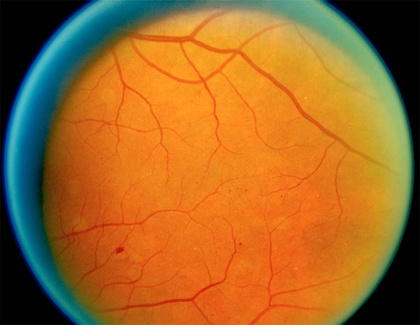
%> input picture Project 2/retina1.jpg, 420 x 325 px, shrunk from 800 x 619 before the run
$ octave Proj2.m   (GNU Octave 9; MATLAB toolbox functions it lacks are replaced by stand-ins)
%> lines starting %> are read from the running program, lines starting %| are printed output that depends on the picture; in (x1, y1, x2, y2) boxes, pixels count from 0 and x2, y2 are one past the last pixel; in counts of white or black regions, pixels touching at a corner belong together; the program's own positions count from 1
clc;
close all;
% start creating alpha (primary) kernel for matched filter
% spliting the kernel equation into three terms t1,t2,m0
% before that define standard deviation variable d

d = input("Enter the value of standard deviation");
%> the answer given: 3
%k  = input("Enter the size of kernel");
k = 21;
c = (k+1)/2;
t1 = 1/(sqrt(2*pi*(d^2)));
sum = 0;

%1/sqrt(2*pi*s)*exp(-t.^2/(2*s.^2))
%G0 = repmat(x,L,1);


for i1 = 1:k
    for j1 = 1:k
        t2 = exp((-(j1-c)^2)/2*(d^2));
        G0(i1,j1) = -(t1*t2);
        sum = sum + G0(i1,j1);
    end
end

% defining value of m0 which helps to make average of the kernel as zero
m0 = mean(G0,'all');%sum/(k*k);
G = G0 - m0;
% G0 is guassian primary kernel for matched filter

L = imread("retina1.jpg");
%> L is the input picture: size 325x420x3 uint8; mean R, G, B 160.2, 104.3, 41.8
L1= double(L(:,:,2))/255;        %read only green channel
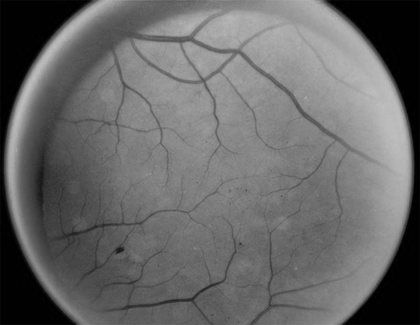
%> L1: size 325x420 double; min 0, max 0.749, mean 0.409

% producing matched filters set
%doing with loop
angle = 0;
W =12;
G1 = cell(W,1);
for i=1:W
    G1{i} = imrotate(G,angle,"bicubic","crop");
    angle = angle+15;
end

% resulted set of filtered images

I = cell(W,1);

for i=1:W
    I{i} = conv2(L1,G1{i},"same");
end
%> after the loop, I = 12 items

% fusing of all filtered images into a single image by selecting maximum
%pixel value of all the images

[X,Y]=size(L1);
%> X = 325; Y = 420

Isample= cat(3,I{1},I{2},I{3},I{4},I{5},I{6},I{7},I{8},I{9},I{10},I{11},I{12});
Ifusion = max(Isample,[],3);
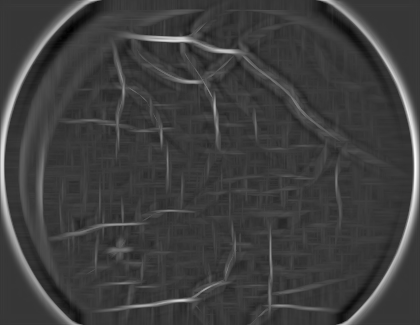
%> Ifusion: size 325x420 double; min -0.179, max 0.654, mean 0.0266; drawn with min black and max white

% Imax is new fusioned filtered image
Inew = Ifusion;  %duplicating of the image
% tresholding the image and converting the treshold image into binary
level= graythresh(Inew);
%> level = 0.165
BW = imbinarize(Inew,level);
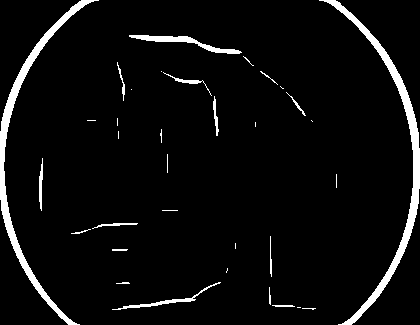
%> BW: size 325x420 logical; 5.1% white; 34 white regions (17 under 20 px), largest, box (x1, y1, x2, y2) and area: (319, 0, 420, 325) 2677, (0, 0, 99, 325) 2496, (129, 35, 242, 54) 550
treshold = BW; % making a copy of the image
% length filtering

[V,NUM] = bwlabel(BW,4);
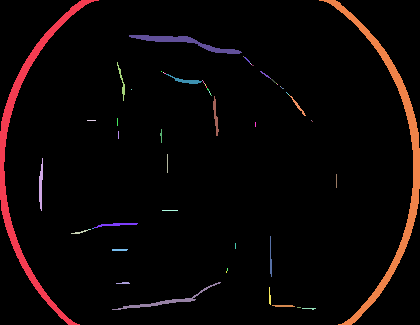
%> V: size 325x420 double; 64 distinct labels, from 0 to 63; one colour per label, 0 black
%> NUM = 63

for i=1:NUM
    [r, c]=find(V==i);
    [rn, r2]=size(r);
    if rn<100              % the threshold of length filtering
        BW(r,c)=0;               % remove edge contours with less 100 pixels
    end
end
%> this loop made 63 passes
%> (r, c, rn) on passes 4, 5, 6, 12, 13, 15, 17: ([121; 121; 121; 121; 121; 121; 121; 121; 121], [88; 89; 90; 91; 92; 93; 94; 95; 96], 9), ([230; 230; 230], [89; 90; 91], 3), ([229; 229], [93; 94], 2), ([119; 120; 121; 122; 123; 124; 125; 126], [118; 118; 118; 118; 118; 118; 118; 118], 8), ([132; 133; 134; 135; 136; 137; 138; 139], [119; 119; 119; 119; 119; 119; 119; 119], 8), (90, 132, 1), (72, 162, 1)
%> rn on passes 1, 2, 3, 7, 8, 9: 2496, 133, 26, 92, 31, 303
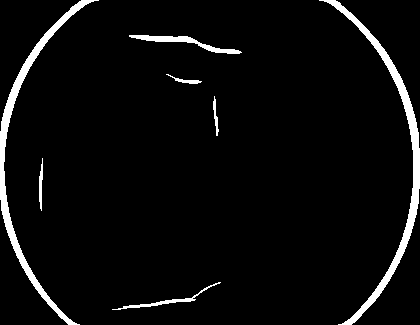
%> BW: size 325x420 logical; 4.7% white; 7 white regions, largest, box (x1, y1, x2, y2) and area: (319, 0, 420, 325) 2677, (0, 0, 99, 325) 2496, (129, 35, 242, 54) 550

%Thinning the edges of the image
Thin = bwmorph(BW,'thin');
%> Thin: size 325x420 logical; 3.2% white; 7 white regions, largest, box (x1, y1, x2, y2) and area: (319, 0, 419, 325) 1998, (1, 0, 99, 325) 1817, (129, 36, 242, 53) 328

% superimposing image
SI = imfuse(L,Thin,'blend');
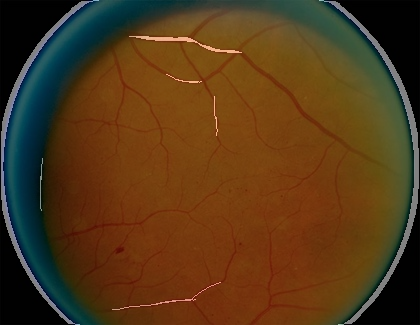
%> SI: size 325x420x3 uint8; mean R, G, B 84.5, 56.5, 25.3

figure(1);
subplot(2,2,1),imshow(L);    % the original image
hold on;
title("Original image");
subplot(2,2,2),imshow(BW);    % the matched filtered image
hold on;
title("Match filtered image");
subplot(2,2,3),imshow(Thin);    % Thinning result
hold on;
title("Thinning Result");
subplot(2,2,4),imshow(SI);    % the superimposed result
hold on;
title("superimposed image")
figure(2);
subplot(2,1,1),
imshow(Inew);
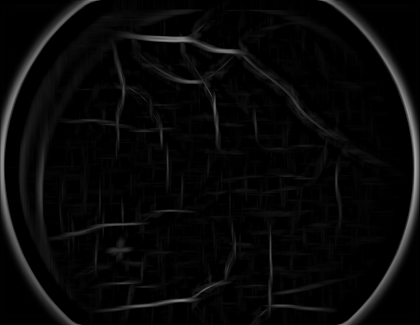
%> displayed picture: size 325x420, on the screen's scale of 0 to 255; min 0, max 167, mean 8.2
title("Fusion image");
subplot(2,1,2);
imshow(treshold);
title("Treshold image");

$ run again, with Project 2/1.jpg copied over Project 2/retina1.jpg
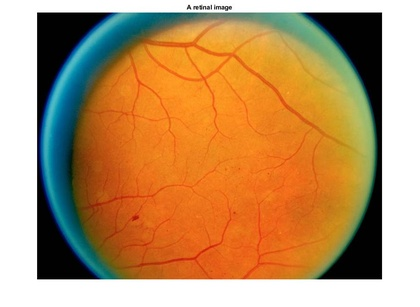
%> input picture Project 2/1.jpg, 420 x 307 px, shrunk from 974 x 712 before the run
%> L is the input picture: size 307x420x3 uint8; mean R, G, B 187.2, 147.1, 102.5
%> after the loop `for i=1:W`: I = 12 items
%> `Ifusion = max(Isample,[],3);`:
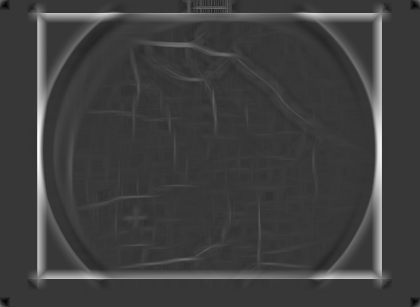
%> Ifusion: size 307x420 double; min -0.518, max 1.88, mean 0.0757; drawn with min black and max white
%> level = 0.384
%> V: size 307x420 double; 14 distinct labels, from 0 to 13
%> NUM = 13
%> the loop `for i=1:NUM` made 13 passes
%> (r, c, rn) on passes 1, 2, 4, 7, 8, 9, 12, 13: (1, 1, 1), (307, 1, 1), (218, 53, 1), (9, 198, 1), (9, 200, 1), (9, 207, 1), (1, 420, 1), (307, 420, 1)
%> Thin: size 307x420 logical; 4.7% white; 2 white regions, box (x1, y1, x2, y2) and area: (33, 10, 386, 283) 6072, (161, 44, 191, 47) 47
%> `imshow(Inew);`:
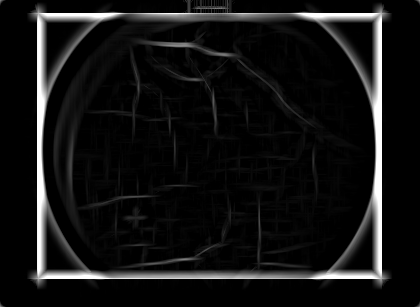
%> displayed picture: size 307x420, on the screen's scale of 0 to 255; min 0, max 255, mean 19.2
